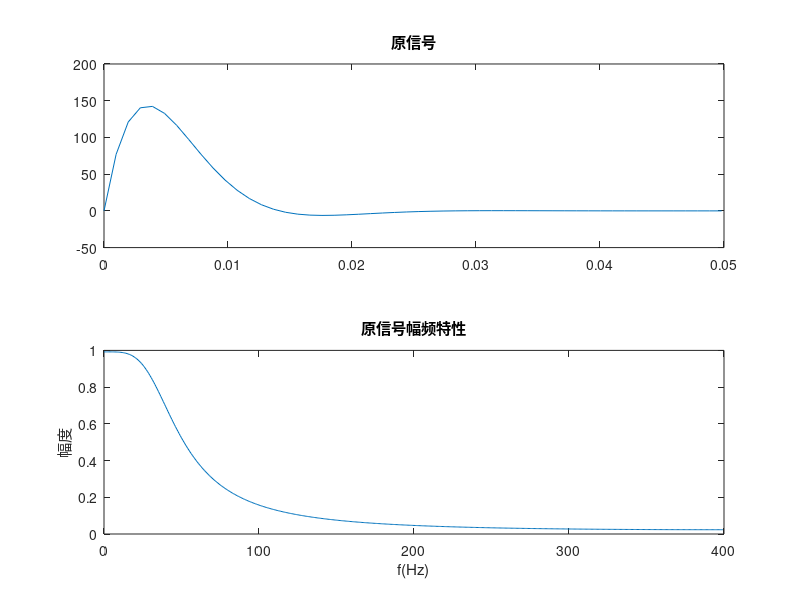

Reproduce this figure in MATLAB. (Note: this script raises an error after producing the figure.)
clc;       
clearvars;  
close all;   
% --- 问题一：时域采样定理 ---
fs = 1024; fs1 = 1000;fs2 = 300;fs3 = 200;
Ts = 1/fs;
Ts1 = 1/fs1;Ts2 = 1/fs2;Ts3 = 1/fs3;
Tp = 0.064;
t = 0:Ts:0.05;
n = 0:1023;
N1 = round(Tp*fs1); 
N2 = round(Tp*fs2); 
N3 = round(Tp*fs3); 
n1 = 0:N1-1; n2 = 0:N2-1; n3 = 0:N3-1;
xn = 444.128.*exp(-50.*sqrt(2).*pi.*t).*sin(50.*sqrt(2).*pi.*t);
x1n = 444.128.*exp(-50.*sqrt(2).*pi.*n1.*Ts1).*sin(50.*sqrt(2).*pi.*n1.*Ts1);
x2n = 444.128.*exp(-50.*sqrt(2).*pi.*n2.*Ts2).*sin(50.*sqrt(2).*pi.*n2.*Ts2);
x3n = 444.128.*exp(-50.*sqrt(2).*pi.*n3.*Ts3).*sin(50.*sqrt(2).*pi.*n3.*Ts3);
Y = fft(xn,1024); y = Ts*Y; Ym = abs(y);

figure(1);
subplot(211);plot(t,xn);title('原信号');
subplot(212);plot(n(1:512)./(20*Tp),Ym(1:512));title('原信号幅频特性');xlabel('f(Hz)');ylabel('幅度');


Y1 = fft(x1n,N1); Y2 = fft(x2n,N2);Y3 = fft(x3n,N3);%计算抽样信号的DFT
y1 = Ts1.*Y1;     y2 = Ts2.*Y2;    y3 = Ts3.*Y3;

figure(2); 
sgtitle('时域采样及其频谱'); 

subplot(3, 2, 1);
stem(0:length(x1n)-1,x1n,'fill');title('fs=1000hz (时域)');
ylabel('幅度');

subplot(3, 2, 3);
stem(0:length(x2n)-1,x2n,'fill');title('fs=300hz (时域)');
ylabel('幅度');

subplot(3, 2, 5);
stem(0:length(x3n)-1,x3n,'fill');title('fs=200hz (时域)');
xlabel('n (采样点)');
ylabel('幅度');


subplot(3, 2, 2);
plot(n1./Tp,abs(y1));title('T*FT[xa(nt)],fs=1000hz (频域)');
xlabel('f(Hz)');ylabel('幅度');axis([0 1000 0 1]);

subplot(3, 2, 4);
plot(n2./Tp,abs(y2));title('T*FT[xa(nt)],fs=300hz (频域)');
xlabel('f(Hz)');ylabel('幅度');axis([0 300 0 1]);

subplot(3, 2, 6);
plot(n3./Tp,abs(y3));title('T*FT[xa(nt)],fs=200hz (频域)');
xlabel('f(Hz)');ylabel('幅度');axis([0 200 0 1]);
%原信号的带宽是无限的，因此无论进行多大频率的采样，其最后恢复的幅频特性曲线也会失真，特别是在折叠频率Fs/2的地方失真最严重，
% 也就是在500Hz、150Hz和100Hz的地方，而工程上总是在A/D转换之前加一个预滤波器，从而滤除掉折叠频率Fs/2的频率。

% --- 问题二：频域采样定理 ---
x = [1:14,13:-1:1];
DFTx = fft(x,512);  DFTx_16 = DFTx(1:512/16:512);  DFTx_32 = DFTx(1:512/32:512);
x_16 = ifft(DFTx_16);   x_32 = ifft(DFTx_32);

figure(3); 
subplot(321);plot(0:2*pi/511:2*pi,abs(DFTx));xlabel('\omega');ylabel('|X(e^{j\omega})|');title('FT[x(n)]');
subplot(322);stem(0:length(x)-1,x,'fill');xlabel('n'),ylabel('x(n)'),title('三角波序列x(n)')
subplot(323);stem(0:length(DFTx_16)-1,abs(DFTx_16),'fill');xlabel('k');ylabel('|X_{16}(k)|');title('16点频域采样');
subplot(324);stem(0:length(x_16)-1,x_16,'fill');xlabel('n');ylabel('|X_{16}(n)|');title('16点IDFT[X_{16}(k)]')
subplot(325);stem(0:length(DFTx_32)-1,abs(DFTx_32),'fill');xlabel('k');ylabel('|X_{32}(k)|');title('32点频域采样');
subplot(326);stem(0:length(x_32)-1,x_32,'fill');axis([0 32 0 20]);xlabel('n');ylabel('|X_{32}(n)|');title('32点IDFT[X_{32}(k)]');
%由于原信号长度为27，当进行16点DFT时即（N<M）不满足频域采样条件，因此此时IDFT恢复不出原信号的样子；
% 而如果进行32点DFT时是满足频域采样条件的，因此此时是可以恢复出原信号的样子，而且多余的位置需要进行补零处理。
% %16点频域采样时，小于序列原本的长度，因此得到的不是原本的序列。

% --- 问题三：音频处理 ---
[y,fs]=audioread('motherland.wav');
y1=y(1000:2999);
N=2048;
Yk=fft(y1,N);
x_axis=0:N-1; 
figure(4); 
subplot(211)
plot(2*x_axis/N,abs(Yk))
xlabel('\omega/\pi');title('2000 采样点幅频曲线');
y2=y1(1:2:end); 
Yk2=fft(y2,N);
subplot(212)
plot(2*x_axis/N,abs(Yk2))
xlabel('\omega/\pi');title('1000 采样点幅频曲线（时域抽取）');
%可以看到我们是对原信号分别进行2000采样点和1000采样点进行采样，采样点数减少为了原先的一半，造成频率混叠。

% 思考题
% 1.如果序列x(n)的长度为M，希望得到其频谱X(ejw)在[0,2π)上的N点等间隔采样，当N<M，如何使用一次最少点数的DFT得到该频谱采样？
% 需要对于原序列进行周期延拓后取主值序列。
% 首先对于x(n)按照周期为N进行周期延拓，原序列x（(n)左右平移N点后与原序列叠加。然后对于得到的延拓序列取主值序列，就是需要进行变换的N点长序列
% 然后对于得到的N点长混叠序列xn(n)做N点的DFT获得N点长的频谱采样X(K)


% 2.对采样后的语音信号，每2个样点抽取1点，语音信号会发生频谱混叠吗？如果会发生频谱混叠，原因是什么？以实验内容3.3为例进行说明。
% 答：会发生频谱混叠，因为此时的采样点数减少为原先的一半，也就是说采样频率fs也变为了原先的一半，从而不满足频率采样的条件，从而造成频谱混叠。
% 3.3中，我们选取了奇数项和偶数项，在进行FFT时，N也从原先的2000变成了1000，导致fs减小，从而产生混叠。
